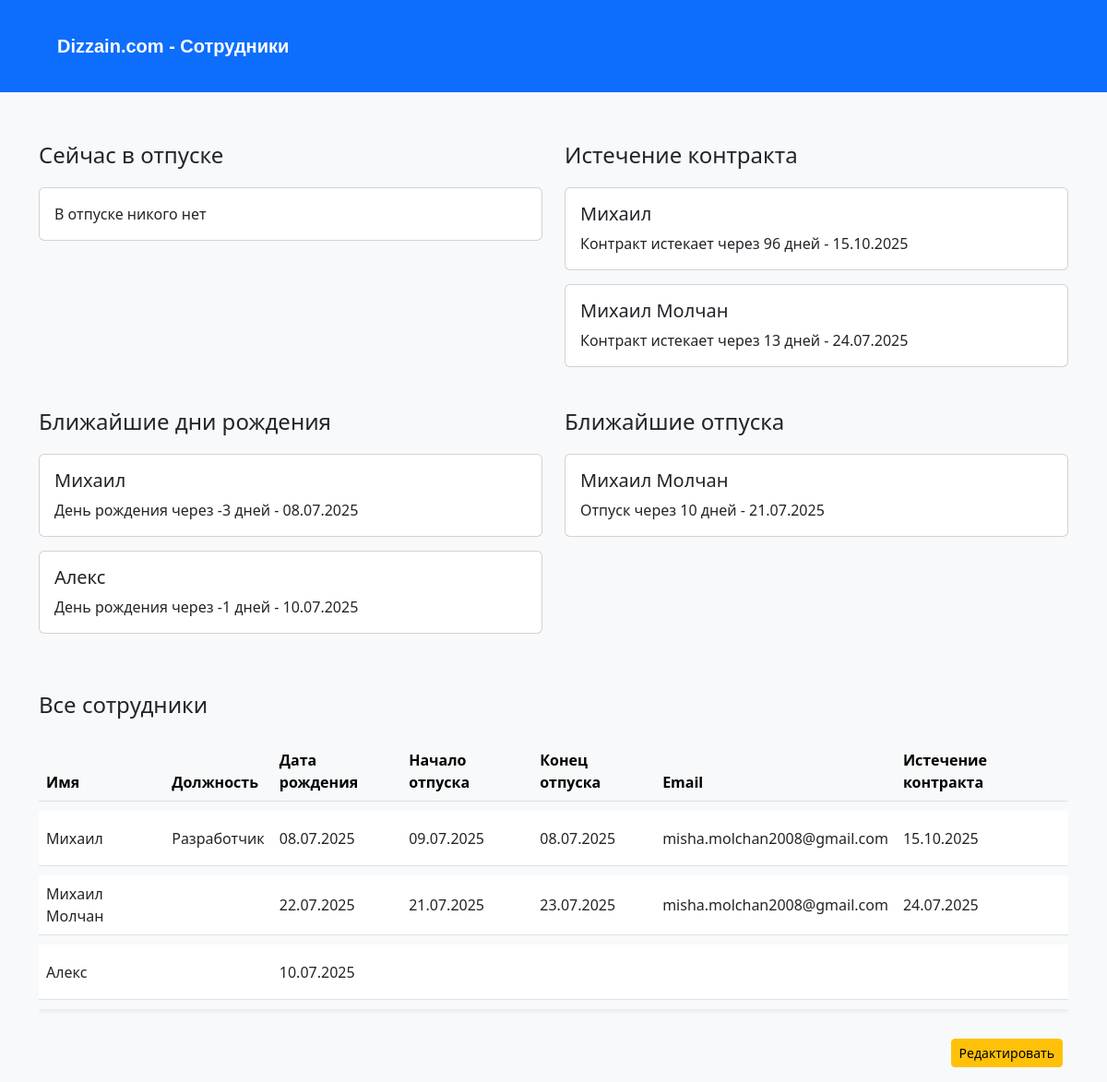
Before: / with the older database file.
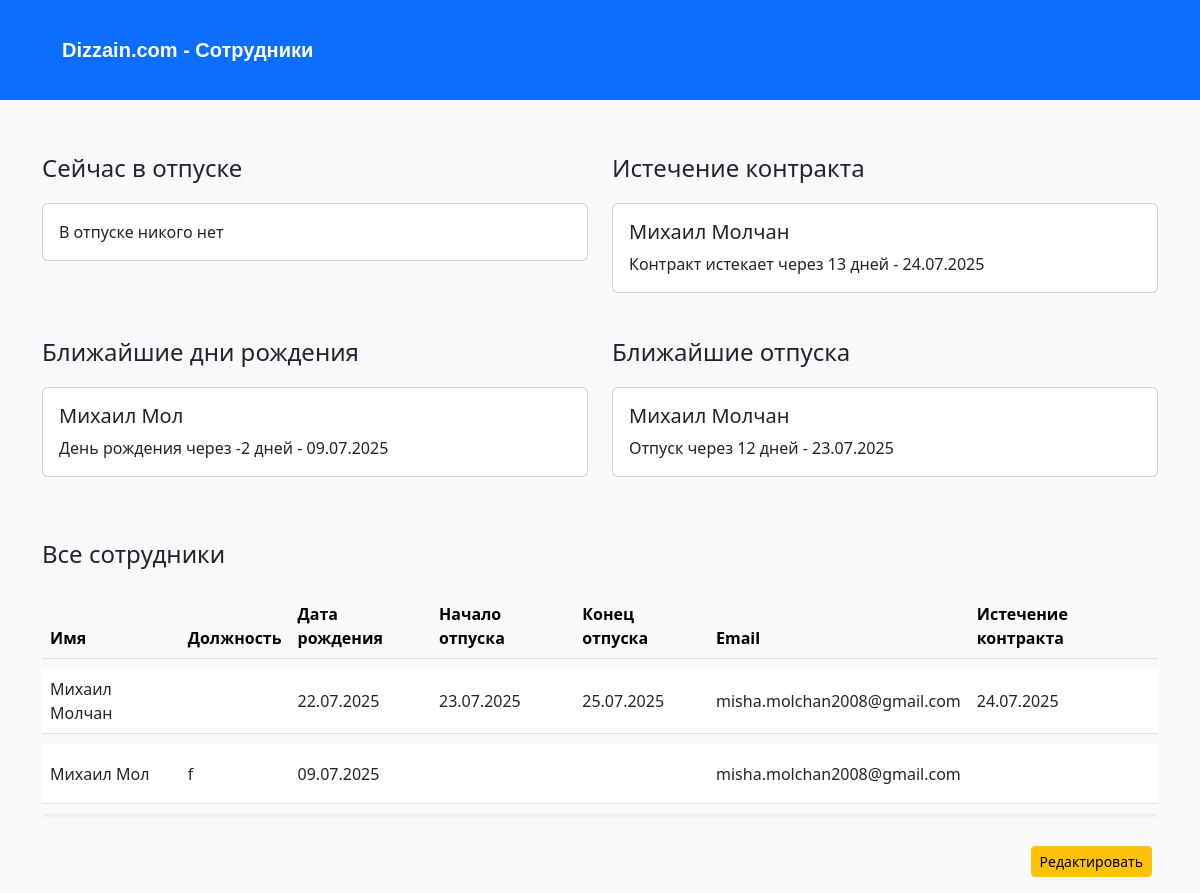
After: the same page with the newer database file.
### main.py (models this page shows)
class Employee4(db.Model):
    id: Mapped[int] = mapped_column(Integer, primary_key=True, autoincrement=True)
    name: Mapped[str] = mapped_column(String(250), unique=True, nullable=False)
    position: Mapped[str] = mapped_column(String(250), nullable=True)
    birthday: Mapped[dt.date] = mapped_column(Date, nullable=True)
    vacation_start: Mapped[dt.date] = mapped_column(Date, nullable=True)
    vacation_end: Mapped[dt.date] = mapped_column(Date, nullable=True)
    email: Mapped[str] = mapped_column(String(250), nullable=True)
    contract: Mapped[dt.date] = mapped_column(Date, nullable=True)

### main.py (the view, shortened to what this page needs)
@app.route('/', methods=["GET", "POST"])
def home():
    delete_expired_vacation()
    form = AddEmployeeForm()
    return render_template('index.html', form=form, employees=get_employees(), vacation_now=vacation_now(), contract_soon=contract_soon(), birthday_soon=birthday_soon(), vacation_soon=vacation_soon())

### main.py (called while the page is built)
def get_employees() -> tuple[object]:
    with app.app_context():
        employees = Employee4.query.all()
    return employees

def delete_expired_vacation() -> None:
    employees = get_employees()
    for employee in employees:
        if employee.vacation_start and employee.vacation_end:
            if find_timedelta(employee.vacation_end) < 0:
                with app.app_context():
                    employee1 = db.session.get(Employee4, int(employee.id))
                    employee1.vacation_start = None
                    employee1.vacation_end = None
                    db.session.commit()

def find_timedelta(date) -> int:
    return (date - dt.datetime.now().date()).days

def vacation_now() -> list[list]:
    employees = get_employees()
    result = []
    for employee in employees:
        if employee.vacation_start and employee.vacation_end:
            if find_timedelta(employee.vacation_end) > 0 and find_timedelta(employee.vacation_start) < 0:
                result.append([employee.name, find_timedelta(employee.vacation_end), employee.vacation_end])
        else:
            continue
    return result

def vacation_soon() -> list[list]:
    employees = get_employees()
    result = []
    for employee in employees:
        if employee.vacation_start:
            if find_timedelta(employee.vacation_start) <= 14 and find_timedelta(employee.vacation_start) > 1:
                result.append([employee.name, find_timedelta(employee.vacation_start), employee.vacation_start])
        else:
            pass
    return result

def birthday_soon() -> list[list]:
    employees = get_employees()
    result = []
    for employee in employees:
        if employee.birthday:
            if find_timedelta(employee.birthday) < 7:
                result.append([employee.name, find_timedelta(employee.birthday), employee.birthday])
        else:
            continue
    return result

def contract_soon() -> list[list]:
    employees = get_employees()
    result = []
    for employee in employees:
        if employee.contract:
            if find_timedelta(employee.contract) <= 180:
                result.append([employee.name, find_timedelta(employee.contract), employee.contract])
        else:
            continue
    return result

### templates/index.html (shortened to what this page needs)
<!DOCTYPE html>
<html lang="ru">
<head>
  <link href="https://cdn.jsdelivr.net/npm/bootstrap@5.3.0/dist/css/bootstrap.min.css" rel="stylesheet">
</head>
<body>
  <nav class="navbar navbar-expand-lg navbar-dark bg-primary">
    <div class="container-fluid">
      <a class="navbar-brand" href="#">Dizzain.com - Сотрудники</a>
    </div>
  </nav>
  <div class="container mt-4">
    <div class="row">
      <div class="col-md-6">
        <h4 class="section-title">Сейчас в отпуске
        </h4>
        {% if vacation_now %}
        {% for employee in vacation_now %}
        <div class="card">
            <div class="card-body">
                <h5 class="card-title">{{ employee[0] }}</h5>
                {% if employee[1] == 0 %}
                <p class="card-text">Отпуск заканчивается сегодня</p>
                {% else %}
                <p class="card-text">{{ employee[1] }} дней до конца отпуска - {{ employee[2].strftime('%d.%m.%Y') }}</p>
                {% endif %}
            </div>
        </div>
        {% endfor %}
        {% else %}
        <div class="card">
            <div class="card-body">
                <p class="card-text">В отпуске никого нет</p>
            </div>
        </div>
        {% endif %}
    </div>
    <div class="col-md-6">
        <h4 class="section-title">Истечение контракта</h4>
        {% if contract_soon %}
        {% for employee in contract_soon %}
        <div class="card">
            <div class="card-body">
                <h5 class="card-title">{{ employee[0] }}</h5>
                {% if employee[1] == 0 %}
                <p class="card-text">Контракт истекает сегодня</p>
                {% else %}
                <p class="card-text">Контракт истекает через {{ employee[1] }} дней - {{ employee[2].strftime('%d.%m.%Y') }}</p>
                {% endif %}
            </div>
        </div>
        {% endfor %}
        {% else %}
        <div class="card">
            <div class="card-body">
                <p class="card-text">Истечение контракта не ожидается в течении полугода</p>
            </div>
        </div>
        {% endif %}
      </div>
      <div class="col-md-6">
        <h4 class="section-title">Ближайшие дни рождения</h4>
        {% if birthday_soon %}
        {% for employee in birthday_soon %}
        <div class="card">
          <div class="card-body">
            <h5 class="card-title">{{ employee[0] }}</h5>
            {% if employee[1] == 0 %}
            <p class="card-text">День рождения сегодня</p>
            {% else %}
            <p class="card-text">День рождения через {{ employee[1] }} дней - {{ employee[2].strftime('%d.%m.%Y') }}</p>
            {% endif %}
          </div>
        </div>
        {% endfor %}
        {% else %}
        <div class="card">
            <div class="card-body">
                <p class="card-text">Дни рождения в течении недели отсутсвуют</p>
            </div>
        </div>
        {% endif %}
      </div>
      <div class="col-md-6">
        <h4 class="section-title">Ближайшие отпуска</h4>
        {% if vacation_soon %}
        {% for employee in vacation_soon %}
        <div class="card">
          <div class="card-body">
            <h5 class="card-title">{{ employee[0] }}</h5>
            {% if employee[1] == 0 %}
            <p class="card-text">Отпуск начинается сегодня</p>
            {% else %}
            <p class="card-text">Отпуск через {{ employee[1] }} дней - {{ employee[2].strftime('%d.%m.%Y') }}</p>
            {% endif %}
          </div>
        </div>
        {% endfor %}
        {% else %}
        <div class="card">
            <div class="card-body">
                <p class="card-text">Отпуска не ожидаются в течении двух недель</p>
            </div>
        </div>
        {% endif %}
      </div>
    </div>
  </div>
  <div class="container mt-5">
    <h4 class="mb-3">Все сотрудники</h4>
    <div class="table-responsive">
      <table class="table align-middle shadow-sm" style="border-collapse: separate; border-spacing: 0 10px;">
        <thead class="table-light">
          <tr>
            <th>Имя</th>
            <th>Должность</th>
            <th>Дата рождения</th>
            <th>Начало отпуска</th>
            <th>Конец отпуска</th>
            <th>Email</th>
            <th>Истечение контракта</th>
          </tr>
        </thead>
        <tbody>
            {% for employee in employees %}
            <tr class="bg-white" style="height: 60px;">
              <td>{{ employee.name }}</td>
              <td>{{ employee.position }}</td>
              <td>{{ employee.birthday.strftime('%d.%m.%Y') if employee.birthday else '' }}</td>
              <td>{{ employee.vacation_start.strftime('%d.%m.%Y') if employee.vacation_start else '' }}</td>
              <td>{{ employee.vacation_end.strftime('%d.%m.%Y') if employee.vacation_end else '' }}</td>
              <td>{{ employee.email }}</td>
              <td>{{ employee.contract.strftime('%d.%m.%Y') if employee.contract else '' }}</td>
            </tr>
            {% endfor %}
        </tbody>
      </table>
    </div>
  </div>
  <div class="d-flex justify-content-end my-3 mx-5">
    <form method="POST" action="{{ url_for('edit') }}">
      <button type="submit" class="btn btn-warning btn-sm">Редактировать</button>
    </form>
  </div>
</body>
</html>

### templates/index.html (style rules this page uses)
body { background-color: #f8f9fa; }
.section-title { margin-top: 30px; margin-bottom: 20px; }
.card { margin-bottom: 15px; }
nav { height: 100px; }
a.navbar-brand { font-family:Verdana, Geneva, Tahoma, sans-serif; font-weight: bolder; margin-left: 50px; }

Changed rows visible on the page:
removed Employee4: name "Михаил", employee "96", contract "15.10.2025", employee "-3", birthday "08.07.2025", position "Разработчик", vacation_start "09.07.2025", vacation_end "08.07.2025", email "misha.molchan2008@gmail.com"
removed Employee4: name "Алекс", employee "-1", birthday "10.07.2025"
changed Employee4 "Михаил Молчан": employee "10" → "12"; vacation_start "21.07.2025" → "23.07.2025"; vacation_end "23.07.2025" → "25.07.2025"
added Employee4: name "Михаил Мол", employee "-2", birthday "09.07.2025", position "f", email "misha.molchan2008@gmail.com"
